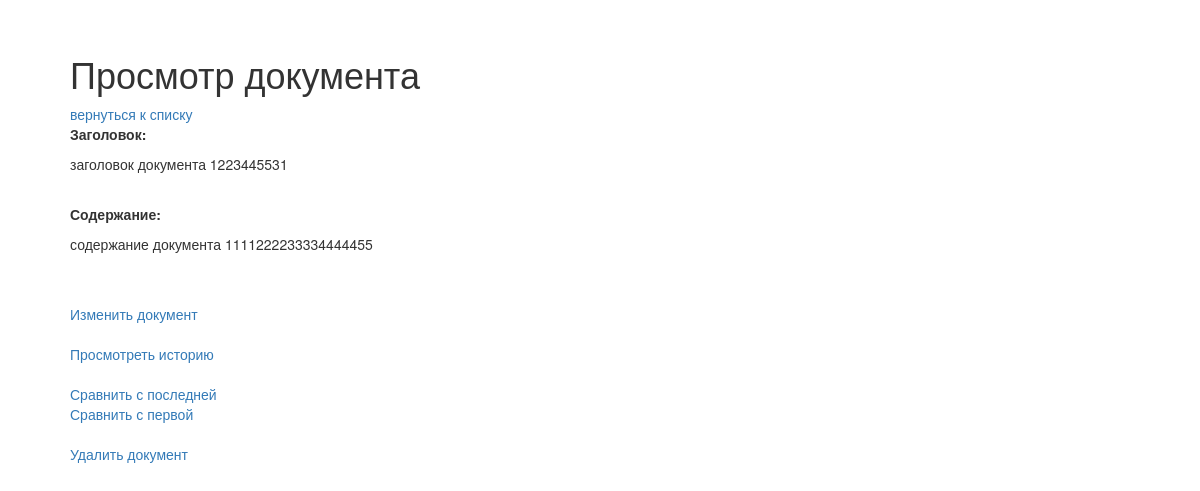
The app's page /docs/1, older data.
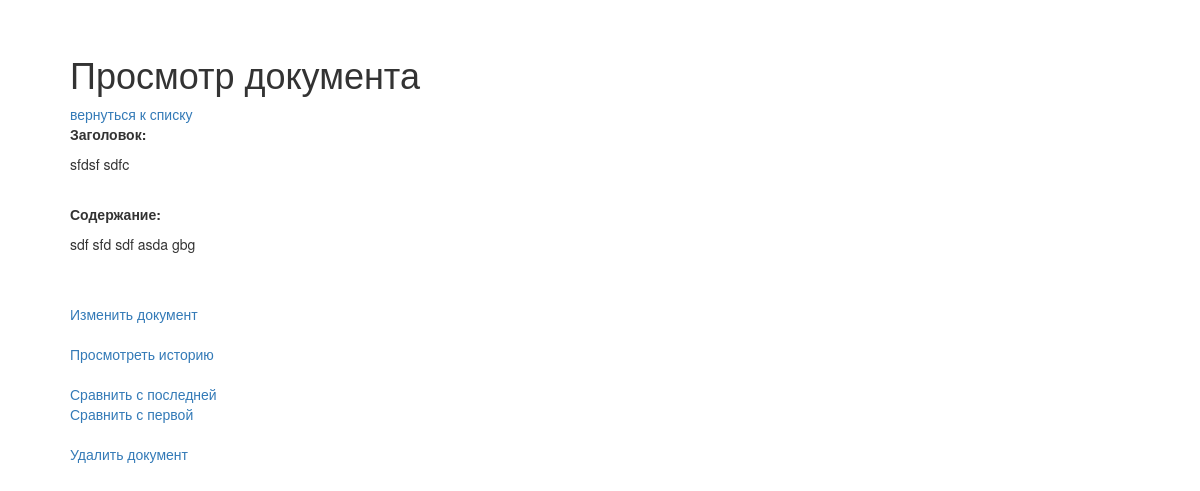
The same page, newer data.
### database_setup.py (models this page shows)
class Base(DeclarativeBase):
    pass

class Document(Base):
    __tablename__ = 't_doc'
    id = Column(Integer, primary_key=True)
    title = Column(String(100), nullable=False)
    content = Column(String(250), nullable=False)
    is_deleted = Column(Boolean, default=False)

### storage.py (the view)
@app.route('/docs/<int:doc_id>', methods=['GET'])
@error_exceptions
def get_doc(doc_id):
    doc = DB.get_doc_by_id(doc_id)
    return render_template('doc.html', doc=doc)

### DB_ORM.py (called while the page is built)
def get_doc_by_id(doc_id):
    try:
        doc = session.query(Document).filter_by(id=doc_id).one()
        return doc
    except Exception as err:
        raise NotFoundDocumentError(err)

### storage.py (called while the page is built)
def error_exceptions(func):
    @wraps(func)
    def inner_func(*args, **kwargs):
        try:
            return func(*args, **kwargs)
        except NotFoundDocumentError as err:
            return render_template('error_404.html', error=str(err))
        except SaveDocumentError as err:
            return render_template('error_save.html', error=str(err))
        except Exception as err:
            return render_template('error.html', error=str(err))
    return inner_func

### templates/doc.html
{% extends 'base.html' %}
{% block content %}
  <h1>Просмотр документа</h1>
  <a href="{{ url_for('docs') }}">вернуться к списку</a>
  <div>
    <p><strong>Заголовок:</strong></p>
    <p>{{ doc.title }}</p><br>
    <p><strong>Содержание:</strong></p>
    <p>{{ doc.content }}</p><br><br>
  </div>
  <a href="{{ url_for('save_doc', doc_id=doc.id) }}">Изменить документ</a><br><br>
  <a href="{{ url_for('archiv_for_doc', doc_id=doc.id) }}">Просмотреть историю</a><br><br>
  <a href="{{ url_for('compare_doc_major', doc_id=doc.id) }}">Сравнить с последней</a><br>
  <a href="{{ url_for('compare_doc_minor', doc_id=doc.id) }}">Сравнить с первой</a><br><br>
  <a href="{{ url_for('del_doc', doc_id=doc.id) }}">Удалить документ</a>
{% endblock %}

Row changes from the older to the newer data that the page shows:
changed Document: title "заголовок документа 1223445531" → "sfdsf sdfc"; content "содержание документа 1111222233334444455" → "sdf sfd sdf asda gbg"
